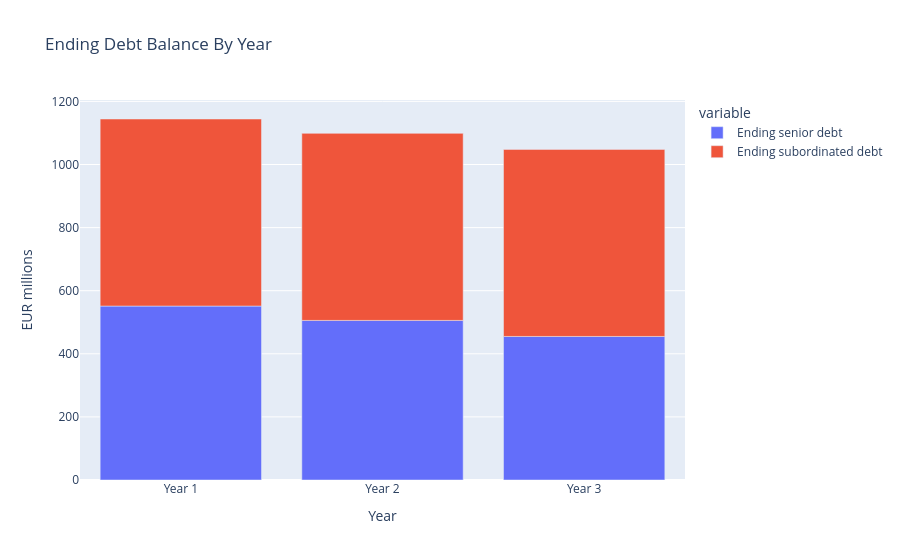
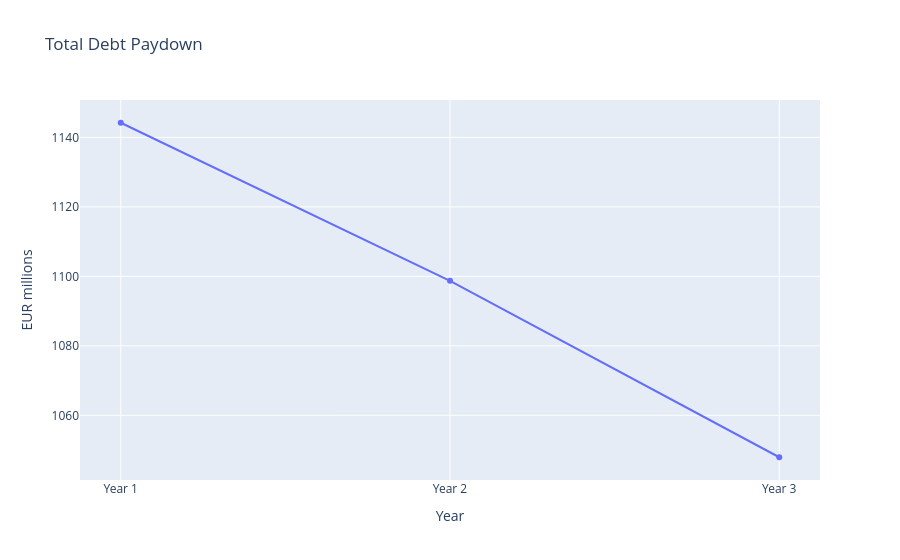

Source (notebook cell) for these figures, in order:
### Markdown cell above
## 6. Full Debt Schedule

Now we repeat the same cash sweep for Years 1, 2, and 3.

### Code cell
# Reset beginning debt balances to the closing debt amounts.
beginning_senior_debt = source_senior_debt
beginning_subordinated_debt = source_subordinated_debt

# The model starts with zero cash balance.
beginning_cash_balance = 0.0

# This list will collect one row per projected year.
debt_rows = []

# Loop through each projected year.
for year_label in ["Year 1", "Year 2", "Year 3"]:
    # Pull the operating row for the current year.
    row = operating_projection.loc[operating_projection["Year"] == year_label].iloc[0]

    # Start each year with zero repayment estimate.
    senior_repayment = 0.0
    subordinated_repayment = 0.0

    # Iterate to solve the interest / repayment circularity.
    for iteration in range(1, 51):
        senior_interest = senior_interest_rate * max(beginning_senior_debt - 0.5 * senior_repayment, 0.0)
        subordinated_interest = subordinated_interest_rate * max(beginning_subordinated_debt - 0.5 * subordinated_repayment, 0.0)
        total_interest = senior_interest + subordinated_interest
        profit_before_tax = row["EBIT"] - total_interest
        taxes = profit_before_tax * tax_rate

        cash_available = (
            row["EBIT"]
            + row["D&A"]
            - total_interest
            - taxes
            + row["Change in OWC"]
            - row["Capex"]
        )

        cash_for_sweep = max(beginning_cash_balance + cash_available, 0.0)
        new_senior_repayment = min(beginning_senior_debt, cash_for_sweep)
        new_subordinated_repayment = min(beginning_subordinated_debt, max(cash_for_sweep - new_senior_repayment, 0.0))

        if abs(new_senior_repayment - senior_repayment) < 1e-10 and abs(new_subordinated_repayment - subordinated_repayment) < 1e-10:
            senior_repayment = new_senior_repayment
            subordinated_repayment = new_subordinated_repayment
            break

        senior_repayment = new_senior_repayment
        subordinated_repayment = new_subordinated_repayment

    # Ending debt is beginning debt minus repayment.
    ending_senior_debt = max(beginning_senior_debt - senior_repayment, 0.0)
    ending_subordinated_debt = max(beginning_subordinated_debt - subordinated_repayment, 0.0)

    # Ending cash is beginning cash plus cash available minus debt repayment.
    ending_cash_balance = beginning_cash_balance + cash_available - senior_repayment - subordinated_repayment

    # Save the year in the debt schedule.
    debt_rows.append(
        {
            "Year": year_label,
            "Beginning senior debt": beginning_senior_debt,
            "Beginning subordinated debt": beginning_subordinated_debt,
            "Interest expense on senior debt": senior_interest,
            "Interest expense on subordinated debt": subordinated_interest,
            "Interest expense": total_interest,
            "Profit before tax": profit_before_tax,
            "Tax expense": taxes,
            "Cash flow available for debt repayment": cash_available,
            "Repayment of senior debt": senior_repayment,
            "Repayment of subordinated debt": subordinated_repayment,
            "Ending senior debt": ending_senior_debt,
            "Ending subordinated debt": ending_subordinated_debt,
            "Ending cash balance": ending_cash_balance,
        }
    )

    # Ending balances become next year's beginning balances.
    beginning_senior_debt = ending_senior_debt
    beginning_subordinated_debt = ending_subordinated_debt
    beginning_cash_balance = ending_cash_balance

debt_schedule = pd.DataFrame(debt_rows)

display(debt_schedule)

# Total ending debt is senior debt plus subordinated debt.
debt_schedule["Ending total debt"] = debt_schedule["Ending senior debt"] + debt_schedule["Ending subordinated debt"]

fig = px.bar(
    debt_schedule,
    x="Year",
    y=["Ending senior debt", "Ending subordinated debt"],
    title="Ending Debt Balance By Year",
)
fig.update_yaxes(title="EUR millions")
fig.show()

fig = px.line(
    debt_schedule,
    x="Year",
    y="Ending total debt",
    markers=True,
    title="Total Debt Paydown",
)
fig.update_yaxes(title="EUR millions")
fig.show()

### Figure 1 — Plotly figure (JSON) as saved in the notebook; plotly's stock layout.template omitted (floating-point values rounded to 4 significant figures)
{"data": [{"hovertemplate": "variable=Ending senior debt<br>Year=%{x}<br>value=%{y}<extra></extra>", "legendgroup": "Ending senior debt", "marker": {"color": "#636efa", "pattern": {"shape": ""}}, "name": "Ending senior debt", "orientation": "v", "showlegend": true, "textposition": "auto", "type": "bar", "x": ["Year 1", "Year 2", "Year 3"], "xaxis": "x", "y": [551.3, 505.8, 455.0], "yaxis": "y"}, {"hovertemplate": "variable=Ending subordinated debt<br>Year=%{x}<br>value=%{y}<extra></extra>", "legendgroup": "Ending subordinated debt", "marker": {"color": "#EF553B", "pattern": {"shape": ""}}, "name": "Ending subordinated debt", "orientation": "v", "showlegend": true, "textposition": "auto", "type": "bar", "x": ["Year 1", "Year 2", "Year 3"], "xaxis": "x", "y": [592.9, 592.9, 592.9], "yaxis": "y"}], "layout": {"barmode": "relative", "legend": {"title": {"text": "variable"}, "tracegroupgap": 0}, "title": {"text": "Ending Debt Balance By Year"}, "xaxis": {"anchor": "y", "domain": [0.0, 1.0], "title": {"text": "Year"}}, "yaxis": {"anchor": "x", "domain": [0.0, 1.0], "title": {"text": "EUR millions"}}}}

### Figure 2 — Plotly figure (JSON) as saved in the notebook; plotly's stock layout.template omitted (floating-point values rounded to 4 significant figures)
{"data": [{"hovertemplate": "Year=%{x}<br>Ending total debt=%{y}<extra></extra>", "legendgroup": "", "line": {"color": "#636efa", "dash": "solid"}, "marker": {"symbol": "circle"}, "mode": "lines+markers", "name": "", "orientation": "v", "showlegend": false, "type": "scatter", "x": ["Year 1", "Year 2", "Year 3"], "xaxis": "x", "y": [1144.0, 1099.0, 1048.0], "yaxis": "y"}], "layout": {"legend": {"tracegroupgap": 0}, "title": {"text": "Total Debt Paydown"}, "xaxis": {"anchor": "y", "domain": [0.0, 1.0], "title": {"text": "Year"}}, "yaxis": {"anchor": "x", "domain": [0.0, 1.0], "title": {"text": "EUR millions"}}}}
